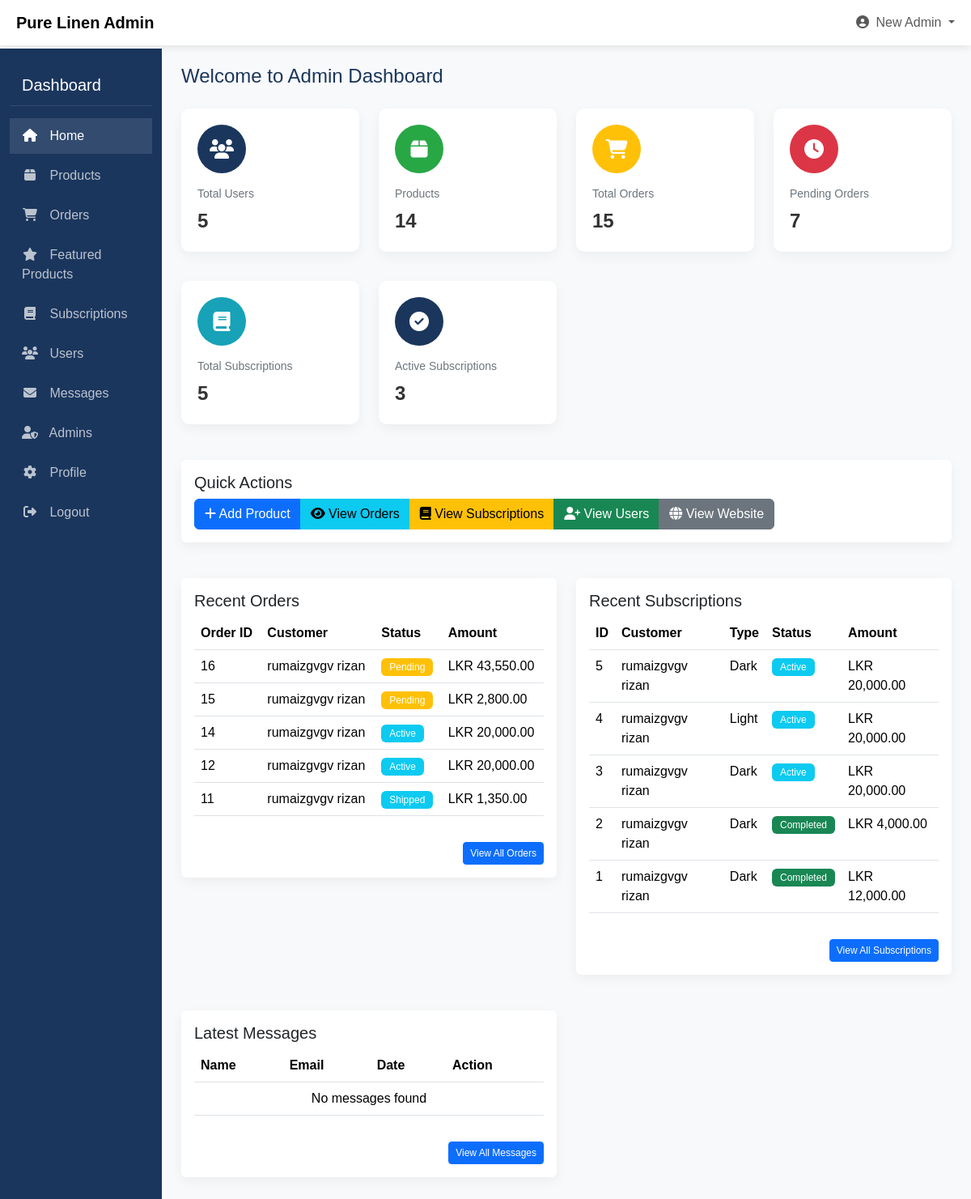
/Admin/admin_dashboard.php (signed in), run on the app's committed database.
### tables this page shows
CREATE TABLE `orders` (
  `id` int(11) NOT NULL,
  `user_id` int(11) NOT NULL,
  `total_amount` decimal(10,2) NOT NULL,
  `payment_method` varchar(50) NOT NULL,
  `payment_status` varchar(20) NOT NULL DEFAULT 'pending',
  `order_type` varchar(50) DEFAULT 'regular',
  `subscription_id` int(11) DEFAULT NULL,
  `delivery_address` text DEFAULT NULL,
  `delivery_city` varchar(100) DEFAULT NULL,
  `delivery_postcode` varchar(20) DEFAULT NULL,
  `delivery_country` varchar(100) DEFAULT NULL,
  `delivery_option` varchar(50) DEFAULT 'standard',
  `delivery_cost` decimal(10,2) DEFAULT 250.00,
  `order_date` timestamp NOT NULL DEFAULT current_timestamp(),
  `created_at` timestamp NOT NULL DEFAULT current_timestamp()
);

CREATE TABLE `users` (
  `id` int(11) NOT NULL,
  `firstName` varchar(100) NOT NULL,
  `lastName` varchar(100) NOT NULL,
  `email` varchar(255) NOT NULL,
  `password` varchar(255) NOT NULL,
  `created_at` timestamp NOT NULL DEFAULT current_timestamp(),
  `phone` varchar(20) DEFAULT NULL,
  `address` text DEFAULT NULL,
  `postcode` varchar(20) DEFAULT NULL,
  `country` varchar(100) DEFAULT NULL,
  `city` varchar(100) DEFAULT NULL,
  `user_type` enum('user','admin') DEFAULT 'user',
  `email_verified` tinyint(1) NOT NULL DEFAULT 0,
  `verification_code` varchar(10) DEFAULT NULL,
  `code_expiry` bigint(20) DEFAULT NULL,
  `reset_token` varchar(100) DEFAULT NULL,
  `token_expiry` bigint(20) DEFAULT NULL
);

CREATE TABLE `swatch_subscriptions` (
  `id` int(11) NOT NULL,
  `user_id` int(11) NOT NULL,
  `swatch_type` varchar(50) NOT NULL,
  `duration` int(11) NOT NULL,
  `start_date` date NOT NULL,
  `end_date` varchar(50) DEFAULT NULL,
  `total_amount` decimal(10,2) NOT NULL,
  `payment_method` varchar(50) NOT NULL,
  `payment_status` varchar(20) NOT NULL DEFAULT 'pending',
  `created_at` timestamp NOT NULL DEFAULT current_timestamp()
);

### Admin/admin_dashboard.php (the view, shortened to what the rows shown need)
<?php
$host = "localhost";
$user = "root";
$pass = "";
$db = "pure_linen";
$conn = new mysqli($host, $user, $pass, $db);
$recent_orders = [];
$order_result = $conn->query("SELECT o.id, o.total_amount, o.payment_status, u.firstName, u.lastName
                             FROM orders o
                             JOIN users u ON o.user_id = u.id
                             ORDER BY o.order_date DESC LIMIT 5");
if ($order_result) {
    while ($row = $order_result->fetch_assoc()) {
        $recent_orders[] = $row;
    }
}
$recent_subscriptions = [];
$sub_result = $conn->query("SELECT s.id, s.swatch_type, s.duration, s.total_amount, s.payment_status,
                            u.firstName, u.lastName
                            FROM swatch_subscriptions s
                            JOIN users u ON s.user_id = u.id
                            ORDER BY s.created_at DESC LIMIT 5");
if ($sub_result) {
    while ($row = $sub_result->fetch_assoc()) {
        $recent_subscriptions[] = $row;
    }
}
?>
<!DOCTYPE html>
<html lang="en">
<head>
    <link href="https://cdn.jsdelivr.net/npm/bootstrap@5.3.3/dist/css/bootstrap.min.css" rel="stylesheet">
    <link rel="stylesheet" href="https://cdnjs.cloudflare.com/ajax/libs/font-awesome/6.5.1/css/all.min.css">
</head>
<body>
    <div class="container-fluid">
        <div class="row">
            <div class="col-md-9 ms-sm-auto col-lg-10 px-md-4 main-content">
                <h1 class="dashboard-title">Welcome to Admin Dashboard</h1>
                <div class="row mt-4">
                    <div class="col-md-6">
                        <div class="card">
                            <div class="card-body">
                                <div class="table-responsive">
                                    <table class="table table-hover">
                                        <thead>
                                            <tr>
                                                <th>Order ID</th>
                                                <th>Customer</th>
                                                <th>Status</th>
                                                <th>Amount</th>
                                            </tr>
                                        </thead>
                                        <tbody>
                                            <?php if (empty($recent_orders)): ?>
                                                <tr>
                                                    <td colspan="4" class="text-center">No orders found</td>
                                                </tr>
                                            <?php else: ?>
                                                <?php foreach ($recent_orders as $order): ?>
                                                    <tr>
                                                        <td><?php echo $order['id']; ?></td>
                                                        <td><?php echo htmlspecialchars($order['firstName'] . ' ' . $order['lastName']); ?></td>
                                                        <td>
                                                            <span class="badge bg-<?php echo ($order['payment_status'] == 'completed') ? 'success' : (($order['payment_status'] == 'pending') ? 'warning' : 'info'); ?>">
                                                                <?php echo ucfirst($order['payment_status']); ?>
                                                            </span>
                                                        </td>
                                                        <td>LKR <?php echo number_format($order['total_amount'], 2); ?></td>
                                                    </tr>
                                                <?php endforeach; ?>
                                            <?php endif; ?>
                                        </tbody>
                                    </table>
                                </div>
                            </div>
                        </div>
                    </div>
                    <div class="col-md-6">
                        <div class="card">
                            <div class="card-body">
                                <div class="table-responsive">
                                    <table class="table table-hover">
                                        <thead>
                                            <tr>
                                                <th>ID</th>
                                                <th>Customer</th>
                                                <th>Type</th>
                                                <th>Status</th>
                                                <th>Amount</th>
                                            </tr>
                                        </thead>
                                        <tbody>
                                            <?php if (empty($recent_subscriptions)): ?>
                                                <tr>
                                                    <td colspan="5" class="text-center">No subscriptions found</td>
                                                </tr>
                                            <?php else: ?>
                                                <?php foreach ($recent_subscriptions as $sub): ?>
                                                    <tr>
                                                        <td><?php echo $sub['id']; ?></td>
                                                        <td><?php echo htmlspecialchars($sub['firstName'] . ' ' . $sub['lastName']); ?></td>
                                                        <td><?php echo ucfirst($sub['swatch_type']); ?></td>
                                                        <td>
                                                            <?php
                                                            $status_class = '';
                                                            switch($sub['payment_status']) {
                                                                case 'completed':
                                                                    $status_class = 'bg-success';
                                                                    break;
                                                                case 'active':
                                                                    $status_class = 'bg-info';
                                                                    break;
                                                            }
                                                            ?>
                                                            <span class="badge <?php echo $status_class; ?>">
                                                                <?php echo ucfirst($sub['payment_status']); ?>
                                                            </span>
                                                        </td>
                                                        <td>LKR <?php echo number_format($sub['total_amount'], 2); ?></td>
                                                    </tr>
                                                <?php endforeach; ?>
                                            <?php endif; ?>
                                        </tbody>
                                    </table>
                                </div>
                            </div>
                        </div>
                    </div>
                </div>
                <div class="row mt-4">
                    <div class="col-md-6">
                        <div class="card">
                            <div class="card-body">
                                <div class="table-responsive">
                                    <table class="table table-hover">
                                        <thead>
                                            <tr>
                                                <th>Name</th>
                                                <th>Email</th>
                                                <th>Date</th>
                                                <th>Action</th>
                                            </tr>
                                        </thead>
                                    </table>
                                </div>
                            </div>
                        </div>
                    </div>
                </div>
            </div>
        </div>
    </div>
</body>
</html>

### data on the page
orders: id "16", user.lastName "rumaizgvgv rizan", payment_status "Pending", total_amount "43,550.00"
orders: id "15", user.lastName "rumaizgvgv rizan", payment_status "Pending", total_amount "2,800.00"
orders: id "14", user.lastName "rumaizgvgv rizan", payment_status "Active", total_amount "20,000.00"
orders: id "12", user.lastName "rumaizgvgv rizan", payment_status "Active", total_amount "20,000.00"
orders: id "11", user.lastName "rumaizgvgv rizan", payment_status "Shipped", total_amount "1,350.00"
swatch_subscriptions: id "5", user.lastName "rumaizgvgv rizan", swatch_type "Dark", payment_status "Active", total_amount "20,000.00"
swatch_subscriptions: id "4", user.lastName "rumaizgvgv rizan", swatch_type "Light", payment_status "Active", total_amount "20,000.00"
swatch_subscriptions: id "3", user.lastName "rumaizgvgv rizan", swatch_type "Dark", payment_status "Active", total_amount "20,000.00"
swatch_subscriptions: id "2", user.lastName "rumaizgvgv rizan", swatch_type "Dark", payment_status "Completed", total_amount "4,000.00"
swatch_subscriptions: id "1", user.lastName "rumaizgvgv rizan", swatch_type "Dark", payment_status "Completed", total_amount "12,000.00"

### other printed values
$admin_name "New Admin"
$users_count "5"
$products_count "14"
$orders_count "15"
$pending_orders "7"
$subscriptions_count "5"
$active_subscriptions "3"
